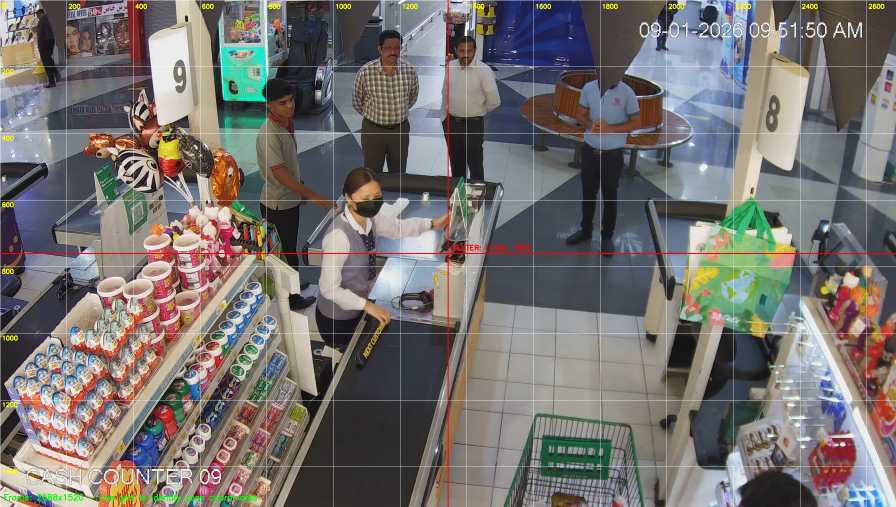
#> input picture frame_with_grid.jpg, 2688 x 1520 px (shown at 1/3 size)
$ python -i zone_manager.py   (imports and definitions only)
#> lines starting #> are read from the running program, lines starting #| are printed output that depends on the picture; after the words box and inside, x2 and y2 are one past the last pixel; in counts of white or black regions, pixels touching at a corner belong together
#> further down, picture is the input picture: shape (1520, 2688, 3); mean B, G, R 111.8, 114, 118.1
"""
Zone Management & Hand Detection - Quick POC
"""
import numpy as np
import supervision as sv
from typing import Dict, Tuple
import cv2

class ZoneManager:
    """Manages multiple detection zones"""

    def __init__(self):
        self.zones: Dict[str, sv.PolygonZone] = {}
        self.zone_annotators: Dict[str, sv.PolygonZoneAnnotator] = {}

    # [57 lines left out: functions add_zone, trigger_zones, annotate, get_zones_for_box, is_in_central_counter_path, not called in this run]


class SimpleHandDetector:
    """Simple hand detection using contours + edge detection"""

    def __init__(self, sensitivity=0.7):
        self.sensitivity = sensitivity  # 0-1, higher = more sensitive

    def detect_hands(self, frame) -> Tuple[list, np.ndarray]:
        """
        Simple hand detection using skin color + contour analysis
        Returns: list of hand bboxes, mask
        """
        # Convert to HSV for skin detection
        hsv = cv2.cvtColor(frame, cv2.COLOR_BGR2HSV)
#> hsv: shape (1520, 2688, 3); mean H, S, V 70.4, 56.1, 129.5

        # Skin color range (tuned for typical human skin)
        lower_skin = np.array([0, 10, 60], dtype=np.uint8)
        upper_skin = np.array([20, 150, 255], dtype=np.uint8)

        # Create skin mask
        mask = cv2.inRange(hsv, lower_skin, upper_skin)
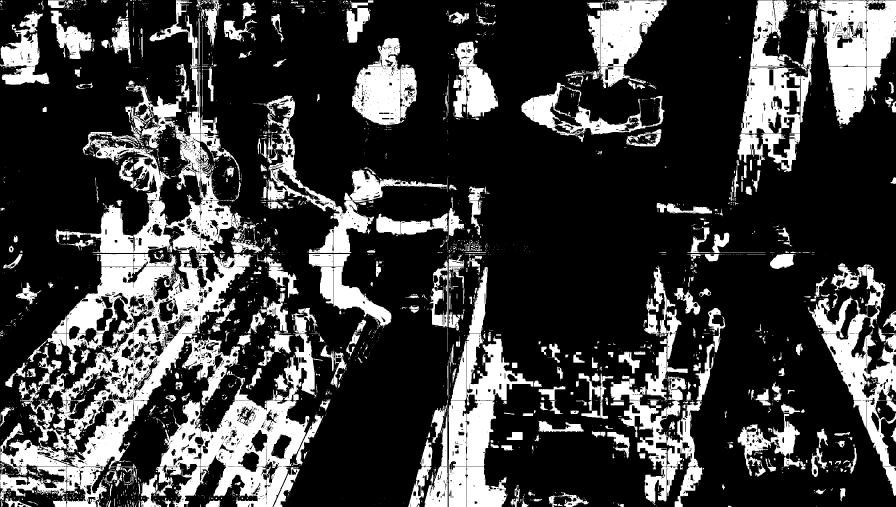
#> mask: shape (1520, 2688) (shown at 1/3 size); 24.3% white; 3479 white regions (2763 under 20 px), largest, box (x1, y1, x2, y2) and area: (0, 762, 760, 1520) 168684, (479, 1001, 969, 1520) 81581, (201, 201, 726, 759) 55814

        # Also try YCrCb space (often better for skin)
        ycrcb = cv2.cvtColor(frame, cv2.COLOR_BGR2YCrCb)
#> ycrcb: shape (1520, 2688, 3); mean of channels 0, 1, 2 115, 130.2, 126.2
        lower_ycrcb = np.array([0, 130, 75], dtype=np.uint8)
        upper_ycrcb = np.array([255, 180, 140], dtype=np.uint8)
        mask_ycrcb = cv2.inRange(ycrcb, lower_ycrcb, upper_ycrcb)
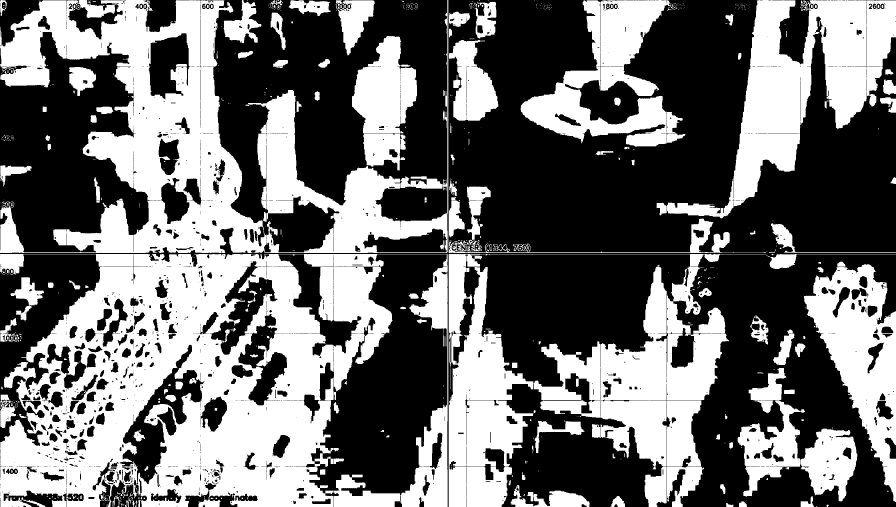
#> mask_ycrcb: shape (1520, 2688) (shown at 1/3 size); 43.5% white; 647 white regions (425 under 20 px), largest, box (x1, y1, x2, y2) and area: (0, 762, 1343, 1520) 571560, (0, 0, 1343, 759) 355868, (1346, 762, 2298, 1520) 270175

        # Combine masks
        mask = cv2.bitwise_or(mask, mask_ycrcb)
#> mask: shape (1520, 2688); 43.6% white; 761 white regions (537 under 20 px), largest, box (x1, y1, x2, y2) and area: (0, 762, 1343, 1520) 572707, (0, 0, 1343, 759) 359280, (1346, 762, 2298, 1520) 270386

        # Morphological operations
        kernel = cv2.getStructuringElement(cv2.MORPH_ELLIPSE, (5, 5))
        mask = cv2.morphologyEx(mask, cv2.MORPH_CLOSE, kernel)
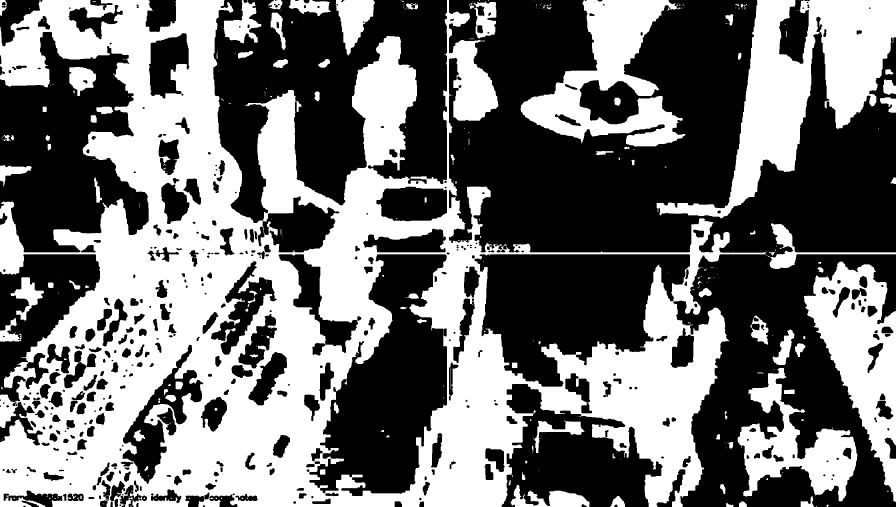
#> mask: shape (1520, 2688) (shown at 1/3 size); 44.9% white; 357 white regions (235 under 20 px), largest, box (x1, y1, x2, y2) and area: (0, 0, 2298, 1520) 1354839, (1970, 0, 2688, 655) 159520, (1562, 0, 2056, 440) 88731
        mask = cv2.morphologyEx(mask, cv2.MORPH_OPEN, kernel)
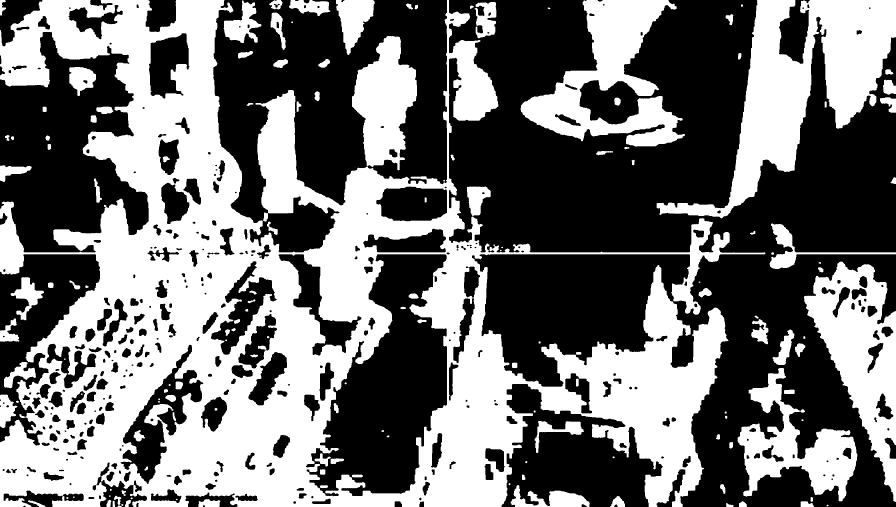
#> mask: shape (1520, 2688) (shown at 1/3 size); 44.7% white; 151 white regions (9 under 20 px)

        # Find contours
        contours, _ = cv2.findContours(mask, cv2.RETR_EXTERNAL, cv2.CHAIN_APPROX_SIMPLE)
#> contours = 113 contours, 16 with area under 20; largest, box (x1, y1, x2, y2) and area: (0, 0, 2296, 1520) 1697770, (1970, 0, 2688, 655) 157532, (2412, 785, 2688, 1506) 95391, (1562, 0, 2055, 440) 88458, (2213, 1104, 2572, 1504) 55508

        hands = []
        for contour in contours:
            area = cv2.contourArea(contour)
            # Filter by size - hands are medium-sized
            if 500 < area < 50000:  # Tuned bounds
                x, y, w, h = cv2.boundingRect(contour)
                hands.append((x, y, x + w, y + h))
#> this loop made 113 passes
#> (area, x, y, w, h) on passes 11, 16, 21, 29, 37, 41, 43, 46, 47, 48, 50, 55: (1057, 595, 1497, 66, 23), (811, 1831, 1488, 44, 32), (7061.5, 1532, 1455, 237, 65), (3589.5, 1604, 1263, 148, 96), (3094, 0, 1184, 52, 100), (2856, 12, 1086, 96, 79), (675.5, 2385, 1030, 31, 41), (2852, 2318, 988, 65, 107), (1959.5, 2254, 957, 51, 76), (1894.5, 0, 955, 58, 70), (630, 2096, 864, 39, 28), (4597.5, 32, 831, 100, 130)
#> area on passes 1, 4, 5, 6, 7, 8: 20, 120, 445.5, 260.5, 87.5, 277.5
#> after the loop, hands = 29 items, first 6: (595, 1497, 661, 1520), (1831, 1488, 1875, 1520), (1532, 1455, 1769, 1520), (1604, 1263, 1752, 1359), (0, 1184, 52, 1284), (12, 1086, 108, 1165)

        return hands, mask

    # [24 lines left out: function check_item_occlusion, not called in this run]

>>> import cv2
>>> picture = cv2.imread('../frame_with_grid.jpg')
>>> result = SimpleHandDetector().detect_hands(picture)
